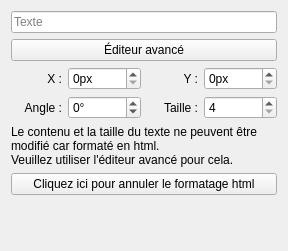
<?xml version="1.0" encoding="UTF-8"?>
<ui version="4.0">
 <class>IndiTextPropertiesWidget</class>
 <widget class="QWidget" name="IndiTextPropertiesWidget">
  <property name="geometry">
   <rect>
    <x>0</x>
    <y>0</y>
    <width>288</width>
    <height>251</height>
   </rect>
  </property>
  <property name="windowTitle">
   <string>Form</string>
  </property>
  <layout class="QGridLayout" name="gridLayout">
   <item row="2" column="0">
    <widget class="QLabel" name="label_2">
     <property name="text">
      <string>X :</string>
     </property>
     <property name="alignment">
      <set>Qt::AlignRight|Qt::AlignTrailing|Qt::AlignVCenter</set>
     </property>
    </widget>
   </item>
   <item row="1" column="0" colspan="4">
    <widget class="QPushButton" name="m_advanced_editor_pb">
     <property name="text">
      <string>Éditeur avancé</string>
     </property>
    </widget>
   </item>
   <item row="3" column="2">
    <widget class="QLabel" name="label_4">
     <property name="text">
      <string>Taille :</string>
     </property>
     <property name="alignment">
      <set>Qt::AlignRight|Qt::AlignTrailing|Qt::AlignVCenter</set>
     </property>
    </widget>
   </item>
   <item row="3" column="0">
    <widget class="QLabel" name="label_3">
     <property name="text">
      <string>Angle :</string>
     </property>
     <property name="alignment">
      <set>Qt::AlignRight|Qt::AlignTrailing|Qt::AlignVCenter</set>
     </property>
    </widget>
   </item>
   <item row="2" column="1">
    <widget class="QDoubleSpinBox" name="m_x_sb">
     <property name="suffix">
      <string>px</string>
     </property>
     <property name="decimals">
      <number>0</number>
     </property>
     <property name="maximum">
      <double>10000.000000000000000</double>
     </property>
    </widget>
   </item>
   <item row="6" column="0">
    <spacer name="verticalSpacer">
     <property name="orientation">
      <enum>Qt::Vertical</enum>
     </property>
     <property name="sizeHint" stdset="0">
      <size>
       <width>20</width>
       <height>40</height>
      </size>
     </property>
    </spacer>
   </item>
   <item row="3" column="3">
    <widget class="QSpinBox" name="m_size_sb">
     <property name="minimum">
      <number>4</number>
     </property>
     <property name="maximum">
      <number>50</number>
     </property>
    </widget>
   </item>
   <item row="2" column="3">
    <widget class="QDoubleSpinBox" name="m_y_sb">
     <property name="suffix">
      <string>px</string>
     </property>
     <property name="decimals">
      <number>0</number>
     </property>
     <property name="maximum">
      <double>10000.000000000000000</double>
     </property>
    </widget>
   </item>
   <item row="3" column="1">
    <widget class="QDoubleSpinBox" name="m_angle_sb">
     <property name="wrapping">
      <bool>true</bool>
     </property>
     <property name="suffix">
      <string>°</string>
     </property>
     <property name="decimals">
      <number>0</number>
     </property>
     <property name="maximum">
      <double>359.000000000000000</double>
     </property>
    </widget>
   </item>
   <item row="2" column="2">
    <widget class="QLabel" name="label">
     <property name="text">
      <string>Y :</string>
     </property>
     <property name="alignment">
      <set>Qt::AlignRight|Qt::AlignTrailing|Qt::AlignVCenter</set>
     </property>
    </widget>
   </item>
   <item row="0" column="0" colspan="4">
    <widget class="QLineEdit" name="m_line_edit">
     <property name="placeholderText">
      <string>Texte</string>
     </property>
    </widget>
   </item>
   <item row="4" column="0" colspan="4">
    <widget class="QLabel" name="m_label">
     <property name="text">
      <string>Le contenu et la taille du texte ne peuvent être modifié car formaté en html.
Veuillez utiliser l'éditeur avancé pour cela.</string>
     </property>
     <property name="scaledContents">
      <bool>false</bool>
     </property>
     <property name="wordWrap">
      <bool>true</bool>
     </property>
    </widget>
   </item>
   <item row="5" column="0" colspan="4">
    <widget class="QPushButton" name="m_break_html_pb">
     <property name="text">
      <string>Cliquez ici pour annuler le formatage html</string>
     </property>
    </widget>
   </item>
  </layout>
 </widget>
 <resources/>
 <connections/>
</ui>
